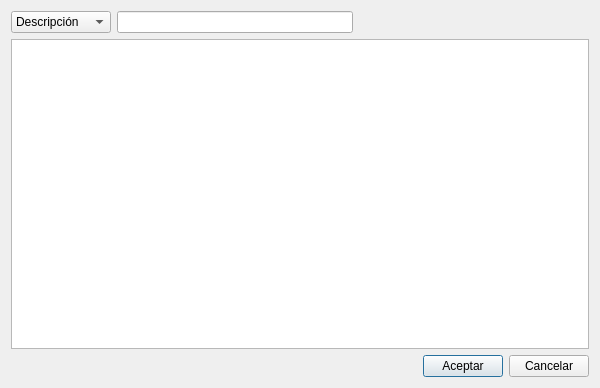
<?xml version="1.0" encoding="UTF-8"?>
<ui version="4.0">
 <class>AnticipoListaDialog</class>
 <widget class="QDialog" name="AnticipoListaDialog">
  <property name="geometry">
   <rect>
    <x>0</x>
    <y>0</y>
    <width>600</width>
    <height>388</height>
   </rect>
  </property>
  <property name="windowTitle">
   <string>Dialog</string>
  </property>
  <layout class="QGridLayout" name="gridLayout">
   <item row="0" column="0">
    <layout class="QHBoxLayout" name="horizontalLayout">
     <item>
      <widget class="QComboBox" name="busquedaComboBox">
       <property name="minimumSize">
        <size>
         <width>100</width>
         <height>0</height>
        </size>
       </property>
       <item>
        <property name="text">
         <string>Descripción</string>
        </property>
       </item>
      </widget>
     </item>
     <item>
      <widget class="QLineEdit" name="busquedaLineEdit"/>
     </item>
     <item>
      <spacer name="horizontalSpacer_2">
       <property name="orientation">
        <enum>Qt::Horizontal</enum>
       </property>
       <property name="sizeHint" stdset="0">
        <size>
         <width>40</width>
         <height>20</height>
        </size>
       </property>
      </spacer>
     </item>
    </layout>
   </item>
   <item row="1" column="0">
    <widget class="QTableView" name="anticipoTableView">
     <property name="selectionMode">
      <enum>QAbstractItemView::SingleSelection</enum>
     </property>
     <property name="selectionBehavior">
      <enum>QAbstractItemView::SelectRows</enum>
     </property>
     <attribute name="horizontalHeaderStretchLastSection">
      <bool>true</bool>
     </attribute>
    </widget>
   </item>
   <item row="2" column="0">
    <layout class="QHBoxLayout" name="horizontalLayout_2">
     <item>
      <spacer name="horizontalSpacer">
       <property name="orientation">
        <enum>Qt::Horizontal</enum>
       </property>
       <property name="sizeHint" stdset="0">
        <size>
         <width>40</width>
         <height>20</height>
        </size>
       </property>
      </spacer>
     </item>
     <item>
      <widget class="QPushButton" name="aceptarPushButton">
       <property name="text">
        <string>Aceptar</string>
       </property>
      </widget>
     </item>
     <item>
      <widget class="QPushButton" name="cancelarPushButton">
       <property name="text">
        <string>Cancelar</string>
       </property>
      </widget>
     </item>
    </layout>
   </item>
  </layout>
 </widget>
 <resources/>
 <connections/>
</ui>
